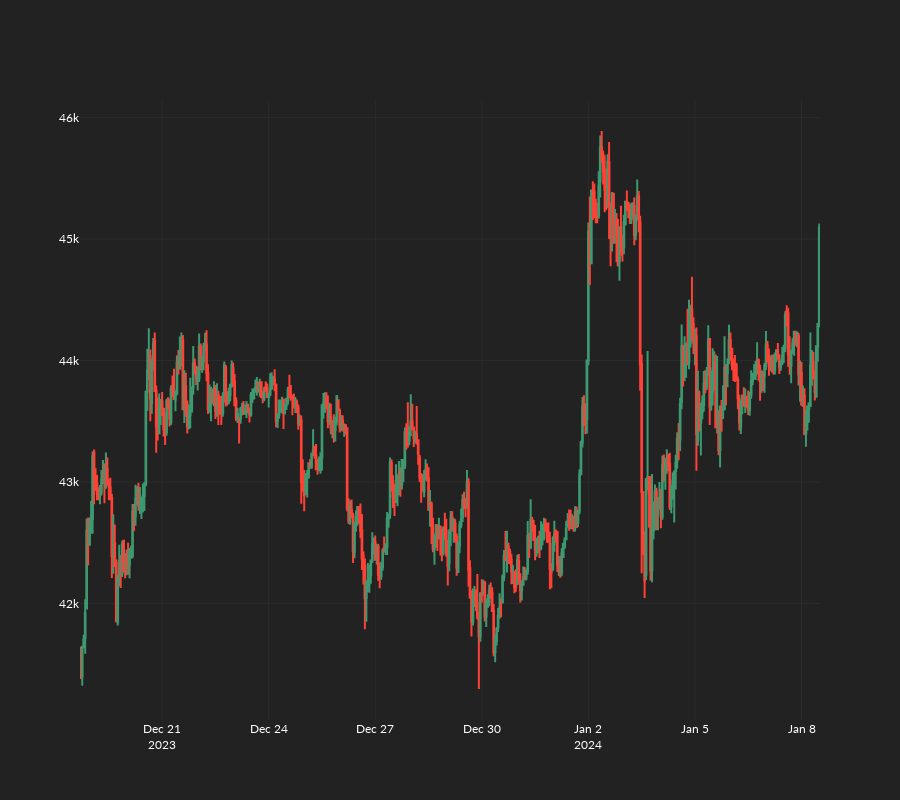

Source (notebook cell):
### Code cell
go.Figure(
    data=[
        go.Candlestick(
            x=timestamp.astype("datetime64[ms]"),
            open=open,
            high=high,
            low=low,
            close=close,
            name="Candles",
        ),
    ]
).update_layout(height=800, xaxis_rangeslider_visible=False)

### Figure 1 — Plotly figure (JSON) as saved in the notebook; plotly's stock layout.template omitted (floating-point values rounded to 4 significant figures; data arrays with more than 128 entries replaced by an {"elided": "..."} marker saying what was removed)
{"data": [{"close": {"elided": "500 float values"}, "high": {"elided": "500 float values"}, "low": {"elided": "500 float values"}, "name": "Candles", "open": {"elided": "500 float values"}, "type": "candlestick", "x": {"elided": "500 str values"}}], "layout": {"height": 800, "xaxis": {"rangeslider": {"visible": false}}}}
